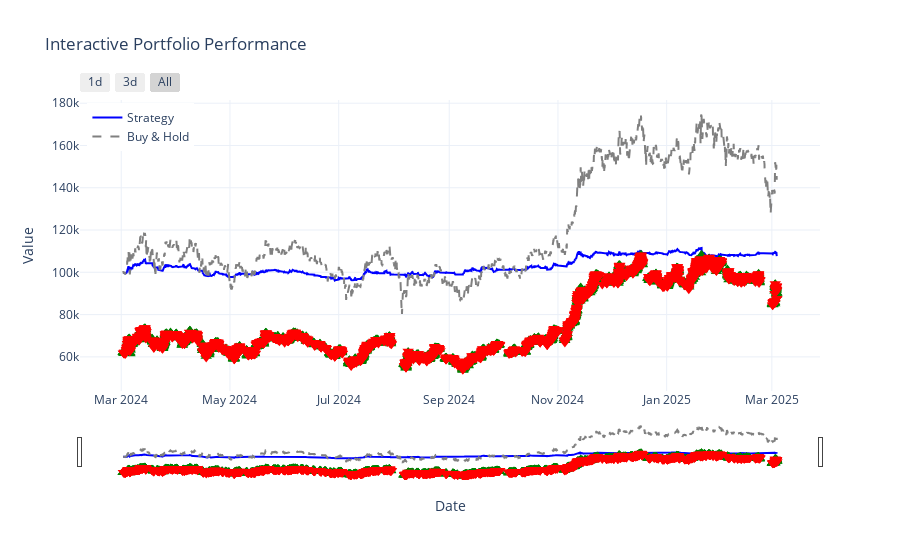

Write notebook code for a chart like this one.
### Code cell
e.plot()

### Figure 1 — Plotly figure (JSON) as saved in the notebook; plotly's stock layout.template omitted (floating-point values rounded to 4 significant figures; data arrays with more than 128 entries replaced by an {"elided": "..."} marker saying what was removed)
{"data": [{"line": {"color": "blue"}, "mode": "lines", "name": "Strategy", "type": "scatter", "x": {"elided": "8801 str values"}, "y": {"elided": "8801 float values"}}, {"line": {"color": "gray", "dash": "dash"}, "mode": "lines", "name": "Buy & Hold", "type": "scatter", "x": {"elided": "8801 str values"}, "y": {"elided": "8801 float values"}}, {"marker": {"color": "green", "size": 10, "symbol": "triangle-up"}, "mode": "markers", "name": "Buy", "showlegend": false, "type": "scatter", "x": {"elided": "3263 str values"}, "y": {"elided": "3263 float values"}}, {"marker": {"color": "red", "size": 10, "symbol": "triangle-down"}, "mode": "markers", "name": "Sell", "showlegend": false, "type": "scatter", "x": {"elided": "3261 str values"}, "y": {"elided": "3261 float values"}}], "layout": {"hovermode": "x unified", "legend": {"x": 0.01, "y": 0.99}, "title": {"text": "Interactive Portfolio Performance"}, "xaxis": {"rangeselector": {"buttons": [{"count": 24, "label": "1d", "step": "hour", "stepmode": "backward"}, {"count": 72, "label": "3d", "step": "hour", "stepmode": "backward"}, {"label": "All", "step": "all"}]}, "rangeslider": {"visible": true}, "title": {"text": "Date"}, "type": "date"}, "yaxis": {"title": {"text": "Value"}}}}
